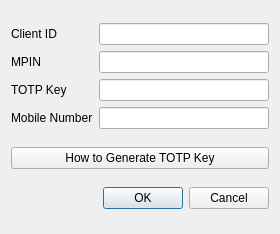
<?xml version="1.0" encoding="UTF-8"?>
<ui version="4.0">
 <class>Dialog</class>
 <widget class="QDialog" name="Dialog">
  <property name="geometry">
   <rect>
    <x>0</x>
    <y>0</y>
    <width>280</width>
    <height>234</height>
   </rect>
  </property>
  <property name="windowTitle">
   <string>Dialog</string>
  </property>
  <layout class="QGridLayout" name="gridLayout">
   <item row="4" column="0">
    <widget class="QDialogButtonBox" name="buttonBox">
     <property name="orientation">
      <enum>Qt::Horizontal</enum>
     </property>
     <property name="standardButtons">
      <set>QDialogButtonBox::Cancel|QDialogButtonBox::Ok</set>
     </property>
    </widget>
   </item>
   <item row="3" column="0">
    <widget class="QPushButton" name="how_to_button">
     <property name="text">
      <string>How to Generate TOTP Key</string>
     </property>
    </widget>
   </item>
   <item row="0" column="0">
    <layout class="QGridLayout" name="gridLayout_2">
     <item row="0" column="1">
      <widget class="QLineEdit" name="client_id_line"/>
     </item>
     <item row="2" column="1">
      <widget class="QLineEdit" name="totp_key_line"/>
     </item>
     <item row="1" column="1">
      <widget class="QLineEdit" name="mpin_line"/>
     </item>
     <item row="1" column="0">
      <widget class="QLabel" name="label_2">
       <property name="text">
        <string>MPIN</string>
       </property>
      </widget>
     </item>
     <item row="2" column="0">
      <widget class="QLabel" name="label_3">
       <property name="text">
        <string>TOTP Key</string>
       </property>
      </widget>
     </item>
     <item row="0" column="0">
      <widget class="QLabel" name="label">
       <property name="text">
        <string>Client ID</string>
       </property>
      </widget>
     </item>
     <item row="3" column="1">
      <widget class="QLineEdit" name="mobile_number_line"/>
     </item>
     <item row="3" column="0">
      <widget class="QLabel" name="label_4">
       <property name="text">
        <string>Mobile Number</string>
       </property>
      </widget>
     </item>
    </layout>
   </item>
  </layout>
 </widget>
 <tabstops>
  <tabstop>client_id_line</tabstop>
  <tabstop>mpin_line</tabstop>
  <tabstop>totp_key_line</tabstop>
 </tabstops>
 <resources/>
 <connections>
  <connection>
   <sender>buttonBox</sender>
   <signal>accepted()</signal>
   <receiver>Dialog</receiver>
   <slot>accept()</slot>
   <hints>
    <hint type="sourcelabel">
     <x>248</x>
     <y>254</y>
    </hint>
    <hint type="destinationlabel">
     <x>157</x>
     <y>274</y>
    </hint>
   </hints>
  </connection>
  <connection>
   <sender>buttonBox</sender>
   <signal>rejected()</signal>
   <receiver>Dialog</receiver>
   <slot>reject()</slot>
   <hints>
    <hint type="sourcelabel">
     <x>316</x>
     <y>260</y>
    </hint>
    <hint type="destinationlabel">
     <x>286</x>
     <y>274</y>
    </hint>
   </hints>
  </connection>
 </connections>
</ui>
